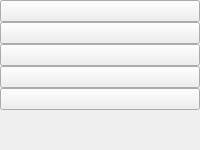
     <widget class="QWidget" name="sidebar_icon" native="true">
      <layout class="QVBoxLayout" name="verticalLayout">
       <property name="spacing">
        <number>0</number>
       </property>
       <property name="leftMargin">
        <number>0</number>
       </property>
       <property name="topMargin">
        <number>0</number>
       </property>
       <property name="rightMargin">
        <number>0</number>
       </property>
       <property name="bottomMargin">
        <number>0</number>
       </property>
       <item>
        <widget class="QPushButton" name="collapse">
         <property name="sizePolicy">
          <sizepolicy hsizetype="Preferred" vsizetype="Preferred">
           <horstretch>0</horstretch>
           <verstretch>0</verstretch>
          </sizepolicy>
         </property>
         <property name="minimumSize">
          <size>
           <width>0</width>
           <height>0</height>
          </size>
         </property>
         <property name="maximumSize">
          <size>
           <width>4000</width>
           <height>4000</height>
          </size>
         </property>
         <property name="autoFillBackground">
          <bool>false</bool>
         </property>
         <property name="text">
          <string/>
         </property>
         <property name="icon">
          <iconset resource="resource.qrc">
           <normaloff>:/icon/icomoon/menu.svg</normaloff>:/icon/icomoon/menu.svg</iconset>
         </property>
         <property name="iconSize">
          <size>
           <width>45</width>
           <height>45</height>
          </size>
         </property>
         <property name="checkable">
          <bool>true</bool>
         </property>
         <property name="autoExclusive">
          <bool>false</bool>
         </property>
        </widget>
       </item>
       <item>
        <widget class="QPushButton" name="home">
         <property name="sizePolicy">
          <sizepolicy hsizetype="Preferred" vsizetype="Preferred">
           <horstretch>0</horstretch>
           <verstretch>0</verstretch>
          </sizepolicy>
         </property>
         <property name="minimumSize">
          <size>
           <width>0</width>
           <height>0</height>
          </size>
         </property>
         <property name="maximumSize">
          <size>
           <width>4000</width>
           <height>4000</height>
          </size>
         </property>
         <property name="text">
          <string/>
         </property>
         <property name="icon">
          <iconset resource="resource.qrc">
           <normaloff>:/icon/icomoon/home3.svg</normaloff>:/icon/icomoon/home3.svg</iconset>
         </property>
         <property name="iconSize">
          <size>
           <width>45</width>
           <height>45</height>
          </size>
         </property>
         <property name="checkable">
          <bool>true</bool>
         </property>
         <property name="autoExclusive">
          <bool>true</bool>
         </property>
        </widget>
       </item>
       <item>
        <widget class="QPushButton" name="library">
         <property name="sizePolicy">
          <sizepolicy hsizetype="Preferred" vsizetype="Preferred">
           <horstretch>0</horstretch>
           <verstretch>0</verstretch>
          </sizepolicy>
         </property>
         <property name="minimumSize">
          <size>
           <width>0</width>
           <height>0</height>
          </size>
         </property>
         <property name="maximumSize">
          <size>
           <width>4000</width>
           <height>4000</height>
          </size>
         </property>
         <property name="text">
          <string/>
         </property>
         <property name="icon">
          <iconset resource="resource.qrc">
           <normaloff>:/icon/icomoon/music.svg</normaloff>:/icon/icomoon/music.svg</iconset>
         </property>
         <property name="iconSize">
          <size>
           <width>45</width>
           <height>45</height>
          </size>
         </property>
         <property name="checkable">
          <bool>true</bool>
         </property>
         <property name="autoExclusive">
          <bool>true</bool>
         </property>
        </widget>
       </item>
       <item>
        <widget class="QPushButton" name="liked">
         <property name="sizePolicy">
          <sizepolicy hsizetype="Preferred" vsizetype="Preferred">
           <horstretch>0</horstretch>
           <verstretch>0</verstretch>
          </sizepolicy>
         </property>
         <property name="minimumSize">
          <size>
           <width>0</width>
           <height>0</height>
          </size>
         </property>
         <property name="maximumSize">
          <size>
           <width>4000</width>
           <height>4000</height>
          </size>
         </property>
         <property name="text">
          <string/>
         </property>
         <property name="icon">
          <iconset resource="resource.qrc">
           <normaloff>:/icon/icomoon/heart.svg</normaloff>:/icon/icomoon/heart.svg</iconset>
         </property>
         <property name="iconSize">
          <size>
           <width>45</width>
           <height>45</height>
          </size>
         </property>
         <property name="checkable">
          <bool>true</bool>
         </property>
         <property name="autoExclusive">
          <bool>true</bool>
         </property>
        </widget>
       </item>
       <item>
        <widget class="QPushButton" name="addmin">
         <property name="sizePolicy">
          <sizepolicy hsizetype="Preferred" vsizetype="Preferred">
           <horstretch>0</horstretch>
           <verstretch>0</verstretch>
          </sizepolicy>
         </property>
         <property name="minimumSize">
          <size>
           <width>0</width>
           <height>0</height>
          </size>
         </property>
         <property name="maximumSize">
          <size>
           <width>4000</width>
           <height>4000</height>
          </size>
         </property>
         <property name="text">
          <string/>
         </property>
         <property name="icon">
          <iconset resource="resource.qrc">
           <normaloff>:/icon/icomoon/plus.svg</normaloff>:/icon/icomoon/plus.svg</iconset>
         </property>
         <property name="iconSize">
          <size>
           <width>45</width>
           <height>45</height>
          </size>
         </property>
         <property name="checkable">
          <bool>true</bool>
         </property>
         <property name="autoExclusive">
          <bool>true</bool>
         </property>
        </widget>
       </item>
       <item>
        <spacer name="verticalSpacer">
         <property name="orientation">
          <enum>Qt::Vertical</enum>
         </property>
         <property name="sizeType">
          <enum>QSizePolicy::MinimumExpanding</enum>
         </property>
         <property name="sizeHint" stdset="0">
          <size>
           <width>20</width>
           <height>40</height>
          </size>
         </property>
        </spacer>
       </item>
      </layout>
     </widget>
